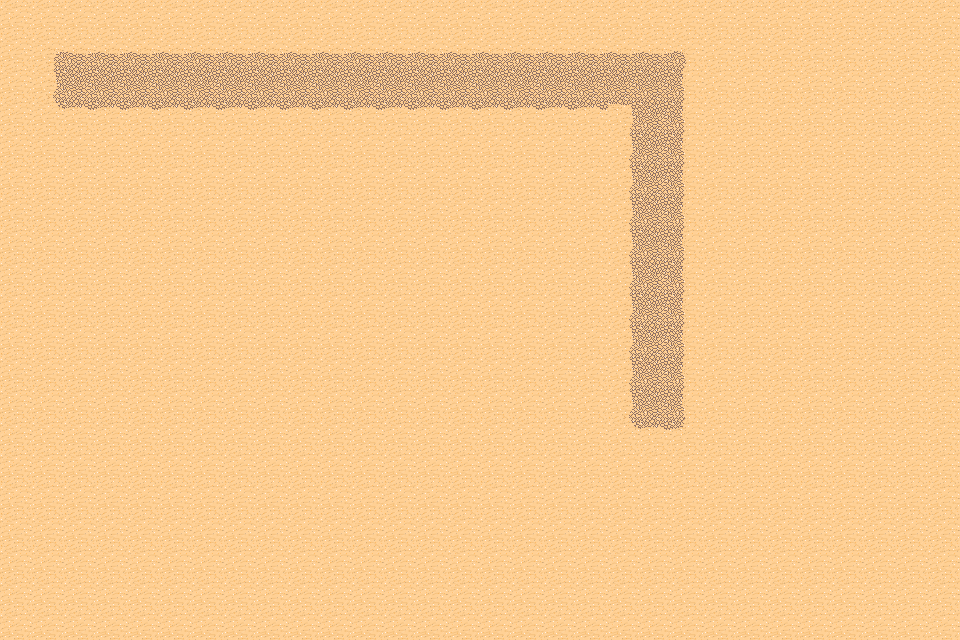

A level layout from a 2D game, rendered from its tile map. Below: a short description, then the map file with its tile-grid data intact:
An orthogonal 30x20 tile map with 32x32 px tiles, 2 tile layers (Tile Layer 1, collision), 2 tilesets.

<map version="1.10" tiledversion="1.10.0" orientation="orthogonal" renderorder="right-down" width="30" height="20" tilewidth="32" tileheight="32" infinite="0" nextlayerid="3" nextobjectid="1">
 <editorsettings>
  <export target="dumb_desert_path.tmj" format="json" />
 </editorsettings>
 <tileset firstgid="1" source="desert.tsx" />
 <tileset firstgid="49" source="desert2.tsx" />
 <layer id="1" name="Tile Layer 1" width="30" height="20">
  <data encoding="csv">
78,78,78,78,78,78,78,78,78,78,78,78,78,78,78,78,78,78,78,78,78,78,78,78,78,78,78,78,78,78,
78,54,55,55,55,55,55,55,55,55,55,55,55,55,55,55,55,55,55,55,55,56,78,78,78,78,78,78,78,78,
78,62,63,63,63,63,63,63,63,63,63,63,63,63,63,63,63,63,63,63,63,64,78,78,78,78,78,78,78,78,
78,70,71,71,71,71,71,71,71,71,71,71,71,71,71,71,71,71,71,53,63,64,78,78,78,78,78,78,78,78,
78,78,78,78,78,78,78,78,78,78,78,78,78,78,78,78,78,78,78,62,63,64,78,78,78,78,78,78,78,78,
78,78,78,78,78,78,78,78,78,78,78,78,78,78,78,78,78,78,78,62,63,64,78,78,78,78,78,78,78,78,
78,78,78,78,78,78,78,78,78,78,78,78,78,78,78,78,78,78,78,62,63,64,78,78,78,78,78,78,78,78,
78,78,78,78,78,78,78,78,78,78,78,78,78,78,78,78,78,78,78,62,63,64,78,78,78,78,78,78,78,78,
78,78,78,78,78,78,78,78,78,78,78,78,78,78,78,78,78,78,78,62,63,64,78,78,78,78,78,78,78,78,
78,78,78,78,78,78,78,78,78,78,78,78,78,78,78,78,78,78,78,62,63,64,78,78,78,78,78,78,78,78,
78,78,78,78,78,78,78,78,78,78,78,78,78,78,78,78,78,78,78,62,63,64,78,78,78,78,78,78,78,78,
78,78,78,78,78,78,78,78,78,78,78,78,78,78,78,78,78,78,78,62,63,64,78,78,78,78,78,78,78,78,
78,78,78,78,78,78,78,78,78,78,78,78,78,78,78,78,78,78,78,62,63,64,78,78,78,78,78,78,78,78,
78,78,78,78,78,78,78,78,78,78,78,78,78,78,78,78,78,78,78,70,71,72,78,78,78,78,78,78,78,78,
78,78,78,78,78,78,78,78,78,78,78,78,78,78,78,78,78,78,78,78,78,78,78,78,78,78,78,78,78,78,
78,78,78,78,78,78,78,78,78,78,78,78,78,78,78,78,78,78,78,78,78,78,78,78,78,78,78,78,78,78,
78,78,78,78,78,78,78,78,78,78,78,78,78,78,78,78,78,78,78,78,78,78,78,78,78,78,78,78,78,78,
78,78,78,78,78,78,78,78,78,78,78,78,78,78,78,78,78,78,78,78,78,78,78,78,78,78,78,78,78,78,
78,78,78,78,78,78,78,78,78,78,78,78,78,78,78,78,78,78,78,78,78,78,78,78,78,78,78,78,78,78,
78,78,78,78,78,78,78,78,78,78,78,78,78,78,78,78,78,78,78,78,78,78,78,78,78,78,78,78,78,78
</data>
 </layer>
 <layer id="2" name="collision" width="30" height="20">
  <data encoding="csv">
0,0,0,0,0,0,0,0,0,0,0,0,0,0,0,0,0,0,0,0,0,0,0,0,0,0,0,0,0,0,
0,0,0,0,0,0,0,0,0,0,0,0,0,0,0,0,0,0,0,0,0,0,0,0,0,0,0,0,0,0,
0,0,0,0,0,0,0,0,0,0,0,0,0,0,0,0,0,0,0,0,0,0,0,0,0,0,0,0,0,0,
78,0,0,0,0,0,0,0,0,0,0,0,0,0,0,0,0,0,0,0,0,0,0,0,0,0,0,0,0,0,
78,0,0,0,0,0,0,0,0,0,0,0,0,0,0,0,0,0,0,0,0,0,0,0,0,0,0,0,0,0,
0,0,0,0,0,0,0,0,0,0,0,0,0,0,0,0,0,0,0,0,0,0,0,0,0,0,0,0,0,0,
0,0,78,0,0,78,0,0,0,0,0,0,0,0,0,0,0,0,0,0,0,0,0,0,0,0,0,0,0,0,
0,0,0,0,0,0,0,0,0,0,0,78,78,78,0,0,0,0,0,0,0,0,0,0,0,0,0,0,0,0,
0,0,0,0,0,0,0,0,0,0,0,0,0,0,0,0,0,0,0,0,0,0,0,0,0,0,0,0,0,0,
0,0,0,0,0,0,0,0,0,0,0,0,0,0,0,0,0,0,0,0,0,0,0,0,0,0,0,0,0,0,
0,0,0,0,0,0,0,0,0,78,0,0,0,0,0,0,0,0,0,0,0,0,0,0,0,0,0,0,0,0,
0,0,0,0,0,0,0,0,0,0,0,0,0,0,0,0,0,0,0,0,0,0,0,0,0,0,0,0,0,0,
0,0,0,0,0,0,0,0,0,0,0,0,0,0,0,0,0,0,0,0,0,0,0,0,0,0,0,0,0,0,
0,0,0,0,0,0,0,0,0,0,0,0,0,0,0,0,0,0,0,0,0,0,0,0,0,0,0,0,0,0,
0,0,0,0,0,0,0,0,0,0,0,0,0,0,0,0,0,0,0,0,0,0,0,0,0,0,0,0,0,0,
0,0,0,0,0,0,0,0,0,0,0,0,0,0,0,0,0,0,0,0,0,0,0,0,0,0,0,0,0,0,
0,0,0,0,0,0,0,0,0,0,0,0,0,0,0,0,0,0,0,0,0,0,0,0,0,0,0,0,0,0,
0,0,0,0,0,0,0,0,0,0,0,0,0,0,0,0,0,0,0,0,0,0,0,0,0,0,0,0,0,0,
0,0,0,0,0,0,0,0,0,0,0,0,0,0,0,0,0,0,0,0,0,0,0,0,0,0,0,0,0,0,
0,0,0,0,0,0,0,0,0,0,0,0,0,0,0,0,0,0,0,0,0,0,0,0,0,0,0,0,0,0
</data>
 </layer>
</map>
